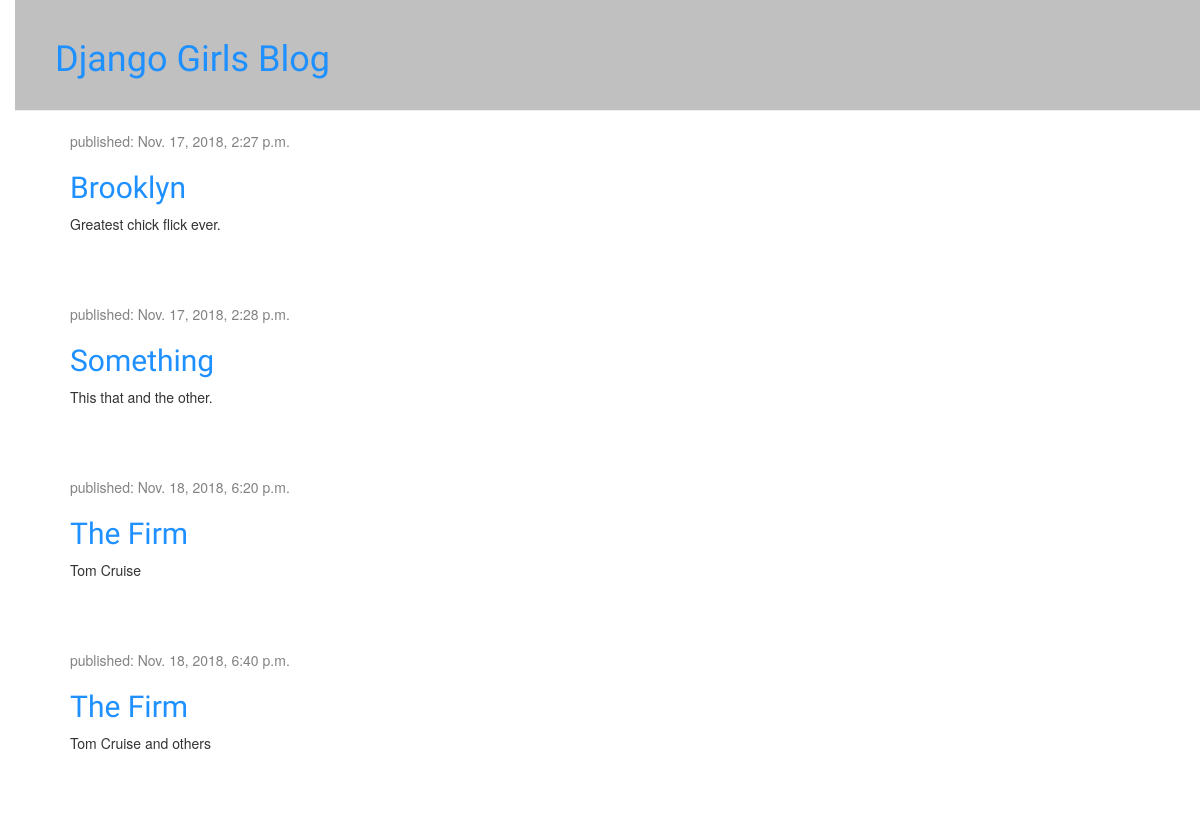
Before: / with the older database file.
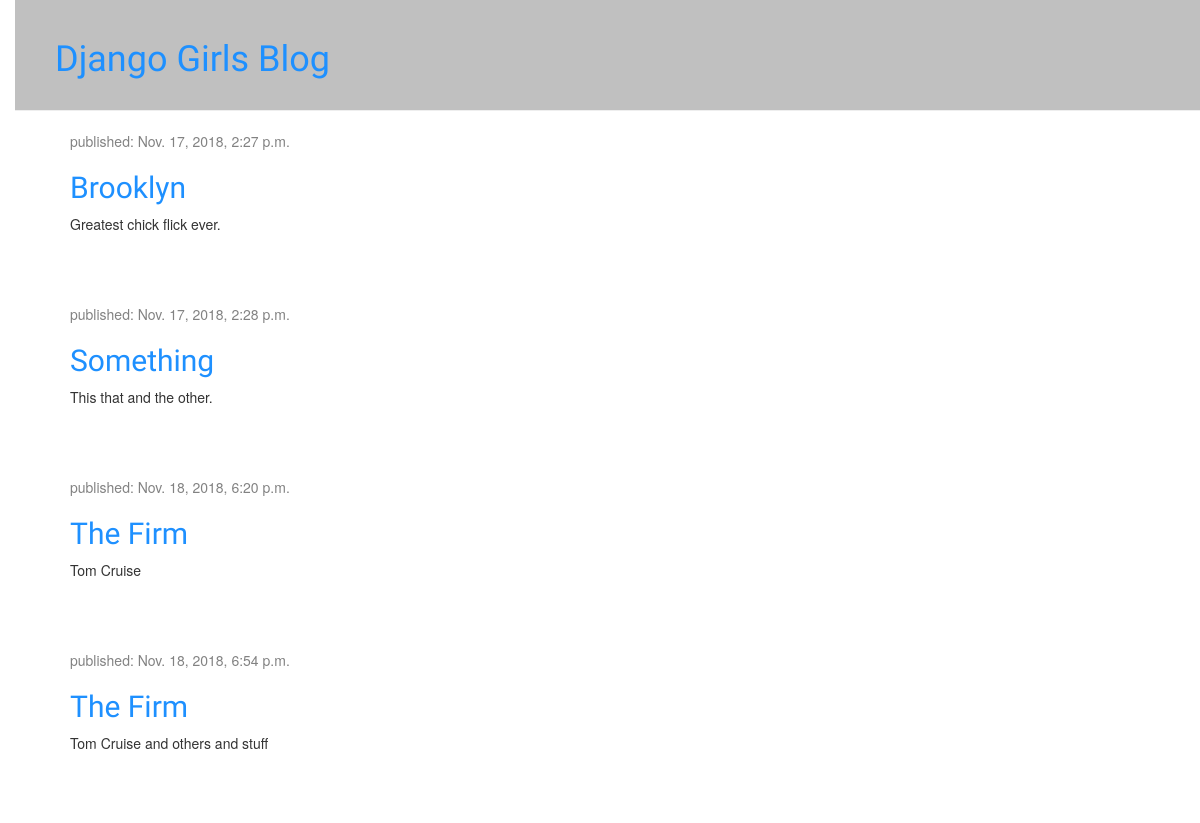
After: the same page with the newer database file.
### blog/models.py (models this page shows, shortened)
class Post(models.Model):
    author = models.ForeignKey(settings.AUTH_USER_MODEL, on_delete=models.CASCADE)
    title = models.CharField(max_length=200)
    text = models.TextField()
    created_date = models.DateTimeField(default=timezone.now)
    published_date = models.DateTimeField(blank=True, null=True)

### blog/views.py (the view)
# urls.py: path('', views.post_list, name='post_list'),
def post_list(request):
    posts = Post.objects.filter(published_date__lte=timezone.now()).order_by('published_date')
    return render(request, 'blog/post_list.html', {'posts': posts})

### blog/templates/blog/post_list.html (shortened to what this page needs)
{% load static %}
<!DOCTYPE html>
<html lang="en">
    <head>
        <link rel="stylesheet" href="//maxcdn.bootstrapcdn.com/bootstrap/3.2.0/css/bootstrap.min.css">
        <link rel="stylesheet" href="//maxcdn.bootstrapcdn.com/bootstrap/3.2.0/css/bootstrap-theme.min.css">
        <link rel="stylesheet" href="{% static 'css/blog.css' %}">
    </head>
    <body>
        <div class="page-header">
            <h1><a href="/">Django Girls Blog</a></h1>
        </div>
<div class="content container">
    <div class="row">
        <div class="col-md-8">
            {% for post in posts %}
                <div class="post">
                    <div class="date">
                        <p>published: {{ post.published_date }}</p>
                    </div>
                    <h2><a href="">{{ post.title }}</a></h2>
                    <p>{{ post.text|linebreaksbr }}</p>
                </div>
            {% endfor %}
        </div>
    </div>
</div>
    </body>
</html>

Changed rows visible on the page:
changed Post: published_date "Nov. 18, 2018, 6:40 p.m." → "Nov. 18, 2018, 6:54 p.m."; text "Tom Cruise and others" → "Tom Cruise and others and stuff"
